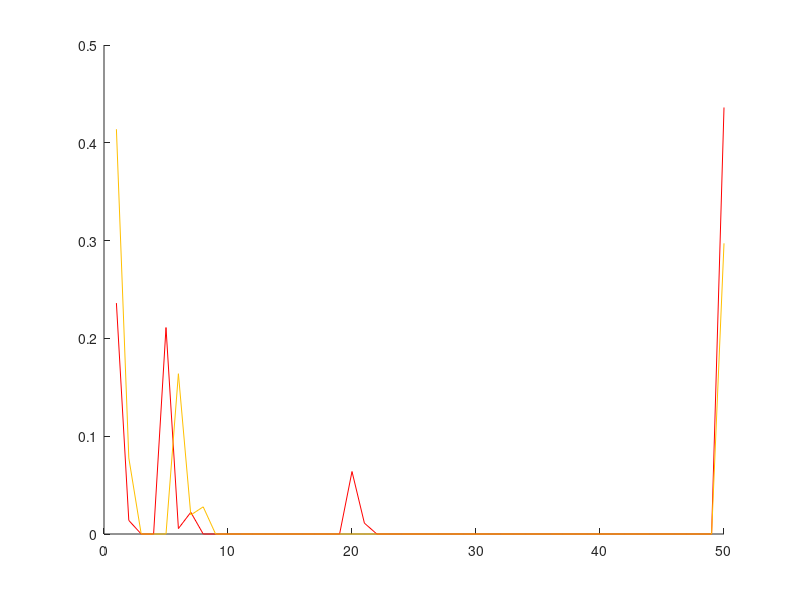

Here is the MATLAB script that generated this plot:
a7 = [0.2361111111111111, 0.013888888888888888, 0.0, 0.0, 0.2111111111111111, 0.005555555555555556, 0.022222222222222223, 0.0, 0.0, 0.0, 0.0, 0.0, 0.0, 0.0, 0.0, 0.0, 0.0, 0.0, 0.0, 0.06388888888888888, 0.011111111111111112, 0.0, 0.0, 0.0, 0.0, 0.0, 0.0, 0.0, 0.0, 0.0, 0.0, 0.0, 0.0, 0.0, 0.0, 0.0, 0.0, 0.0, 0.0, 0.0, 0.0, 0.0, 0.0, 0.0, 0.0, 0.0, 0.0, 0.0, 0.0, 0.4361111111111111]
a2 = [0.41388888888888886, 0.07777777777777778, 0.0, 0.0, 0.0, 0.1638888888888889, 0.019444444444444445, 0.027777777777777776, 0.0, 0.0, 0.0, 0.0, 0.0, 0.0, 0.0, 0.0, 0.0, 0.0, 0.0, 0.0, 0.0, 0.0, 0.0, 0.0, 0.0, 0.0, 0.0, 0.0, 0.0, 0.0, 0.0, 0.0, 0.0, 0.0, 0.0, 0.0, 0.0, 0.0, 0.0, 0.0, 0.0, 0.0, 0.0, 0.0, 0.0, 0.0, 0.0, 0.0, 0.0, 0.2972222222222222]
a1 = [0.22777777777777777, 0.005555555555555556, 0.0, 0.0, 0.0, 0.0, 0.0, 0.0, 0.0, 0.0, 0.0, 0.05555555555555555, 0.08611111111111111, 0.016666666666666666, 0.0, 0.0, 0.0, 0.0, 0.0, 0.0, 0.0, 0.0, 0.0, 0.0, 0.0, 0.0, 0.0, 0.0, 0.0, 0.0, 0.0, 0.0, 0.0, 0.0, 0.0, 0.0, 0.0, 0.0, 0.0, 0.0, 0.0, 0.0, 0.0, 0.0, 0.0, 0.0, 0.0, 0.0, 0.0, 0.6083333333333333]
a4 = [0.18611111111111112, 0.005555555555555556, 0.0, 0.0, 0.0, 0.0, 0.0, 0.0, 0.12777777777777777, 0.005555555555555556, 0.0, 0.0, 0.0, 0.0, 0.0, 0.0, 0.0, 0.0, 0.0, 0.0, 0.011111111111111112, 0.013888888888888888, 0.0, 0.0, 0.0, 0.0, 0.0, 0.0, 0.0, 0.0, 0.0, 0.0, 0.0, 0.0, 0.0, 0.0, 0.0, 0.0, 0.0, 0.0, 0.0, 0.0, 0.0, 0.0, 0.0, 0.0, 0.0, 0.0, 0.0, 0.65]
a5 = [0.4583333333333333, 0.23333333333333334, 0.005555555555555556, 0.011111111111111112, 0.09166666666666666, 0.0, 0.0, 0.0, 0.0, 0.0, 0.0, 0.0, 0.0, 0.0, 0.0, 0.0, 0.0, 0.0, 0.0, 0.0, 0.0, 0.0, 0.0, 0.0, 0.0, 0.0, 0.0, 0.0, 0.0, 0.0, 0.0, 0.0, 0.0, 0.0, 0.0, 0.0, 0.0, 0.0, 0.0, 0.0, 0.0, 0.0, 0.0, 0.0, 0.0, 0.0, 0.0, 0.0, 0.0, 0.2]



cc=hsv(8);
figure; 
hold on;


plot(a7, 'color',cc(1,:)); hold on;
plot(a2, 'color',cc(2,:)); hold on;
% plot(a1, 'color',cc(3,:)); hold on;
% plot(a4, 'color',cc(4,:)); hold on;
% plot(a5, 'color',cc(5,:)); hold on;

